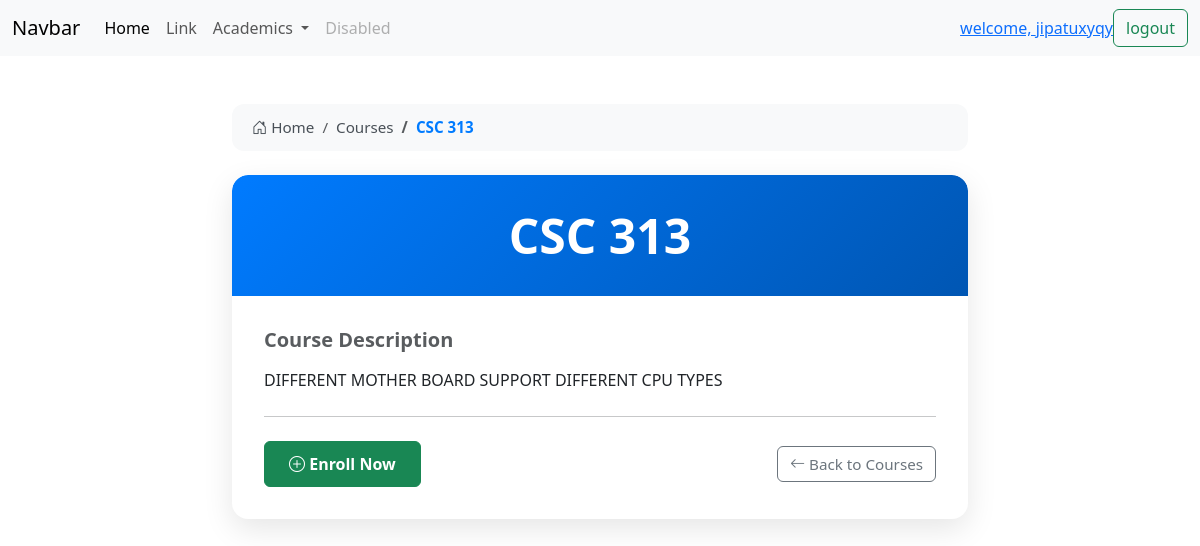
Screenshot of /course_description/4/ (signed in) with the database file from the repository.
### Course/models.py (models this page shows, shortened)
class Course(models.Model):
    title = models.CharField(max_length=200)
    description = models.TextField(unique=True)
    student = models.ManyToManyField(Student,related_name='courses')

### Course/views.py (the view)
# urls.py: path('course_description/<int:course_id>/',views.course_description,name='course_description'),
def course_description(request, course_id):
    course = get_object_or_404(Course, id=course_id)
    student = None
    if request.user.is_authenticated:
        student = Student.objects.filter(user=request.user).first()
    context = {
        'course': course,
        'student': student,
    }
    return render(request, 'course_description.html', context)

### Course/templates/course_description.html (shortened to what this page needs)
{% extends 'base.html' %}
{% load static %}
{% block content %}
<!DOCTYPE html>
<html lang="en">
<head>
    <link href="https://cdn.jsdelivr.net/npm/bootstrap@5.3.3/dist/css/bootstrap.min.css" rel="stylesheet">
    <link href="https://cdn.jsdelivr.net/npm/bootstrap-icons@1.11.0/font/bootstrap-icons.css" rel="stylesheet">
</head>
<body>
<div class="container my-5">
    <div class="row justify-content-center">
        <div class="col-lg-8">
            <nav aria-label="breadcrumb">
                <ol class="breadcrumb">
                    <li class="breadcrumb-item">
                        <a href="{% url 'home' %}">
                            <i class="bi bi-house-door"></i> Home
                        </a>
                    </li>
                    <li class="breadcrumb-item">
                        <a href="{% url 'courses' %}">Courses</a>
                    </li>
                    <li class="breadcrumb-item active" aria-current="page">
                        {{ course.title|truncatechars:30 }}
                    </li>
                </ol>
            </nav>
            {% if course %}
                <div class="card course-detail-card">
                    <div class="course-header text-center">
                        <h1 class="display-5 fw-bold mb-0">{{ course.title }}</h1>
                    </div>
                    <div class="card-body course-body">
                        <div class="mb-4">
                            <h5 class="text-muted fw-semibold">Course Description</h5>
                            <p class="lead fs-5">{{ course.description|linebreaks }}</p>
                        </div>
                        <hr class="my-4">
                        <div class="d-flex justify-content-between align-items-center flex-wrap gap-3">
                            <div>
                                {% if student and student in course.student.all %}
                                    <span class="badge bg-success enrolled-badge">
                                        <i class="bi bi-check-circle-fill"></i> You are enrolled
                                    </span>
                                {% elif student %}
                                    <a href="#" class="btn btn-success btn-enroll">
                                        <i class="bi bi-plus-circle"></i> Enroll Now
                                    </a>
                                {% else %}
                                    <small class="text-muted">Login to enroll</small>
                                {% endif %}
                            </div>
                            <a href="{% url 'courses' %}" class="btn btn-outline-secondary back-btn">
                                <i class="bi bi-arrow-left"></i> Back to Courses
                            </a>
                        </div>
                    </div>
                </div>
            {% endif %}
        </div>
    </div>
</div>
</body>
</html>
{% endblock %}

### Course/templates/base.html (shortened to what this page needs)
<!DOCTYPE html>
<html lang="en">
<head>
    <link href="https://cdn.jsdelivr.net/npm/bootstrap@5.3.8/dist/css/bootstrap.min.css" rel="stylesheet">
</head>
<body>
    <nav class="navbar navbar-expand-lg bg-body-tertiary">
    <div class="container-fluid">
        <a class="navbar-brand" href="#">Navbar</a>
        <div class="collapse navbar-collapse" id="navbarSupportedContent">
        <ul class="navbar-nav me-auto mb-2 mb-lg-0">
            <li class="nav-item">
            <a class="nav-link active" aria-current="page" href="{% url 'home' %}">Home</a>
            </li>
            <li class="nav-item">
            <a class="nav-link" href="#">Link</a>
            </li>
            <li class="nav-item dropdown">
            <a class="nav-link dropdown-toggle" href="#" role="button" data-bs-toggle="dropdown" aria-expanded="false">
                Academics
            </a>
            </li>
            <li class="nav-item">
            <a class="nav-link disabled" aria-disabled="true">Disabled</a>
            </li>
        </ul>
         {% if user.is_authenticated %}
         <div>
           <a class="nav-item" href="#">welcome, {{user.username}}</a></div>
        <form class="d-flex" role="search">
            <a href="{% url 'logout' %}" class="btn btn-outline-success">  logout</a>
        </form>
          {% else %}
         <form class="d-flex" role="search">
            <a href="{% url 'login' %}" class="btn btn-outline-success" >  login</a>
        </form>
            {% endif %}
        </div>
    </div>
    </nav>
    {% block content %}
    {% endblock %}
</body>
</html>

### Course/templates/course_description.html (style rules this page uses)
.breadcrumb { background: #f8f9fa; border-radius: 12px; padding: 0.75rem 1.25rem; font-size: 0.95rem; }
.breadcrumb-item a { color: #495057; text-decoration: none; font-weight: 500; }
.breadcrumb-item.active { color: #007bff; font-weight: 600; }
.course-detail-card { border: none; border-radius: 16px; overflow: hidden; box-shadow: 0 10px 30px rgba(0,0,0,0.1); transition: transform 0.3s ease; margin-top: 1.5rem; }
.course-header { background: linear-gradient(135deg, #007bff, #0056b3); color: white; padding: 2rem; border-radius: 16px 16px 0 0; }
.course-body { padding: 2rem; }
.btn-enroll { font-weight: 600; padding: 0.6rem 1.5rem; }
.back-btn { font-size: 0.95rem; }

### rows the page displays
Course: title "CSC 313", description "DIFFERENT MOTHER BOARD SUPPORT DIFFERENT CPU TYPES"

### other values shown
{{ user.username }} "jipatuxyqy"
